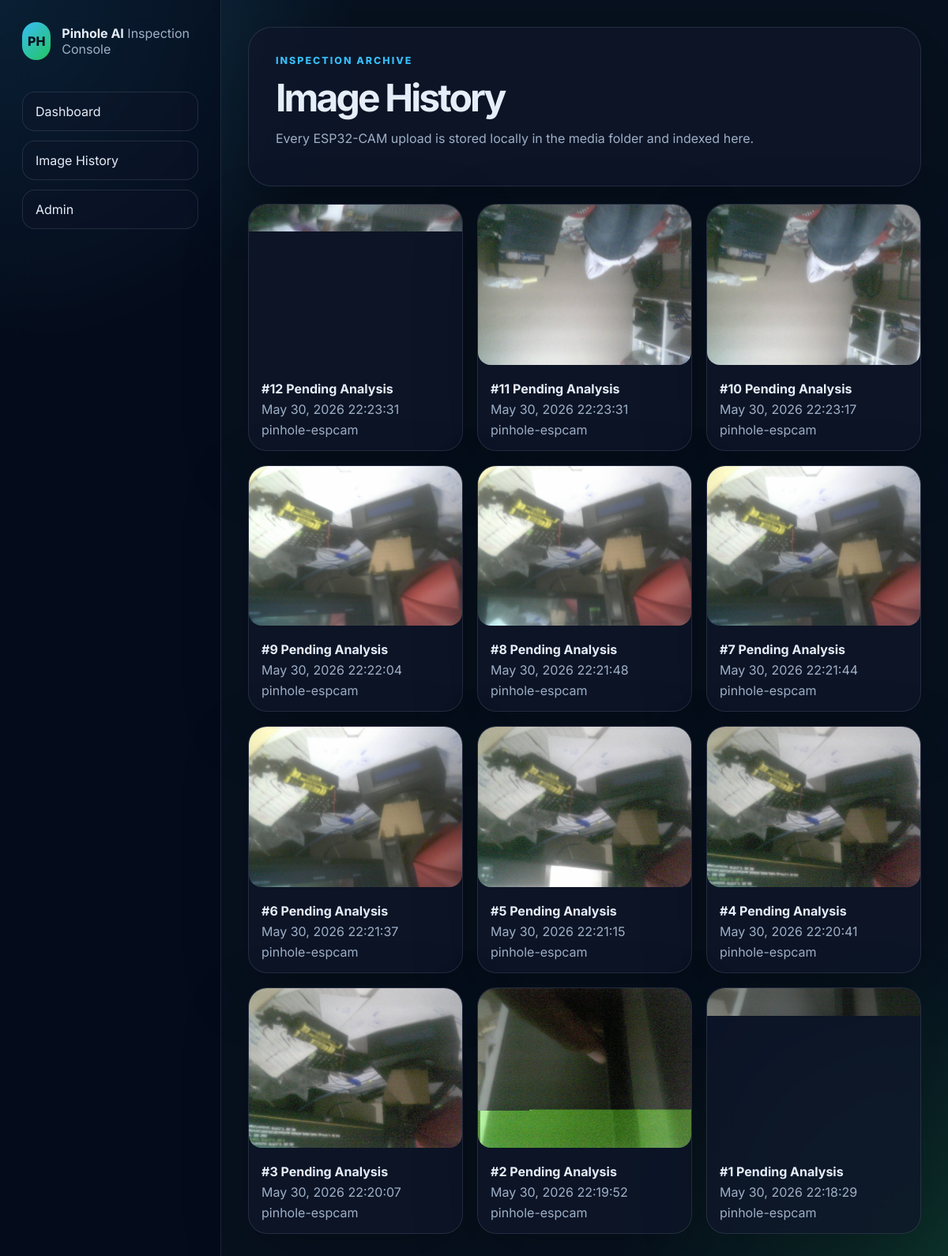
The page /history/ on the database its author committed.
### detector/models.py (models this page shows, shortened)
class Capture(models.Model):
    STATUS_CHOICES = [
        ('pending', 'Pending Analysis'),
        ('clean', 'No Defect'),
        ('defect', 'Defect Found'),
    ]
    image = models.ImageField(upload_to='captures/%Y/%m/%d/')
    device_id = models.CharField(max_length=80, blank=True)
    status = models.CharField(max_length=20, choices=STATUS_CHOICES, default='pending')
    pinholes_found = models.PositiveIntegerField(default=0)
    notes = models.CharField(max_length=255, blank=True)
    created_at = models.DateTimeField(auto_now_add=True)
    class Meta:
        ordering = ['-created_at']

### detector/views.py (the view)
# urls.py: path('history/', views.history, name='history'),
def history(request):
    captures = Capture.objects.all()
    return render(request, 'detector/history.html', {'captures': captures})

### templates/detector/history.html (shortened to what this page needs)
{% extends 'detector/base.html' %}
{% block content %}
<section class="page-header">
    <div>
        <p class="eyebrow">Inspection archive</p>
        <h1>Image History</h1>
        <p class="muted">Every ESP32-CAM upload is stored locally in the media folder and indexed here.</p>
    </div>
</section>
<section class="history-grid">
    {% for capture in captures %}
        <article class="capture-card">
            <img src="{{ capture.image.url }}" alt="Capture {{ capture.id }}">
            <div>
                <strong>#{{ capture.id }} {{ capture.get_status_display }}</strong>
                <span>{{ capture.created_at|date:'M d, Y H:i:s' }}</span>
                <span>{{ capture.device_id|default:'esp32-cam' }}</span>
            </div>
        </article>
    {% empty %}
        <div class="empty-state">No captures have been received yet.</div>
    {% endfor %}
</section>
{% endblock %}

### static/detector/styles.css (style rules this page uses)
:root { color-scheme: dark; --bg: #07111f; --panel: rgba(15, 23, 42, 0.78); --panel-strong: rgba(15, 23, 42, 0.94); --text: #e5edf8; --muted: #9fb0c7; --line: rgba(148, 163, 184, 0.18); --blue: #38bdf8; --green: #22c55e; --red: #fb7185; --amber: #f59e0b; }
* { box-sizing: border-box; }
body { margin: 0; min-height: 100vh; font-family: Inter, system-ui, sans-serif; color: var(--text); background: radial-gradient(circle at top left, rgba(56, 189, 248, 0.24), transparent 28rem), radial-gradient(circle at bottom right, rgba(34, 197, 94, 0.18), transparent 26rem), var(--bg); }
.brand span, .muted, .stat-card span, .stat-card small, .capture-card span { color: var(--muted); }
.hero-card, .page-header, .panel, .stat-card, .capture-card, .message { border: 1px solid var(--line); background: var(--panel); box-shadow: 0 24px 80px rgba(0, 0, 0, 0.28); backdrop-filter: blur(18px); }
.hero-card, .page-header { display: flex; justify-content: space-between; gap: 24px; padding: 34px; border-radius: 30px; }
h1, h2, p { margin-top: 0; }
h1 { margin-bottom: 12px; font-size: clamp(2rem, 4vw, 4.5rem); letter-spacing: -0.06em; }
.eyebrow { margin-bottom: 10px; color: var(--blue); font-size: 0.78rem; font-weight: 800; letter-spacing: 0.16em; text-transform: uppercase; }
.thumb-grid img, .capture-card img { width: 100%; aspect-ratio: 4 / 3; object-fit: cover; border-radius: 16px; }
.history-grid { display: grid; grid-template-columns: repeat(auto-fill, minmax(260px, 1fr)); gap: 18px; margin-top: 22px; }
.capture-card { overflow: hidden; border-radius: 24px; }
.capture-card div { display: grid; gap: 6px; padding: 16px; }

### rows shown on the page
Capture: image (picture), id "12", status "Pending Analysis", created_at "May 30, 2026 22:23:31", device_id "pinhole-espcam"
Capture: image (picture), id "11", status "Pending Analysis", created_at "May 30, 2026 22:23:31", device_id "pinhole-espcam"
Capture: image (picture), id "10", status "Pending Analysis", created_at "May 30, 2026 22:23:17", device_id "pinhole-espcam"
Capture: image (picture), id "9", status "Pending Analysis", created_at "May 30, 2026 22:22:04", device_id "pinhole-espcam"
Capture: image (picture), id "8", status "Pending Analysis", created_at "May 30, 2026 22:21:48", device_id "pinhole-espcam"
Capture: image (picture), id "7", status "Pending Analysis", created_at "May 30, 2026 22:21:44", device_id "pinhole-espcam"
Capture: image (picture), id "6", status "Pending Analysis", created_at "May 30, 2026 22:21:37", device_id "pinhole-espcam"
Capture: image (picture), id "5", status "Pending Analysis", created_at "May 30, 2026 22:21:15", device_id "pinhole-espcam"
Capture: image (picture), id "4", status "Pending Analysis", created_at "May 30, 2026 22:20:41", device_id "pinhole-espcam"
Capture: image (picture), id "3", status "Pending Analysis", created_at "May 30, 2026 22:20:07", device_id "pinhole-espcam"
Capture: image (picture), id "2", status "Pending Analysis", created_at "May 30, 2026 22:19:52", device_id "pinhole-espcam"
Capture: image (picture), id "1", status "Pending Analysis", created_at "May 30, 2026 22:18:29", device_id "pinhole-espcam"
